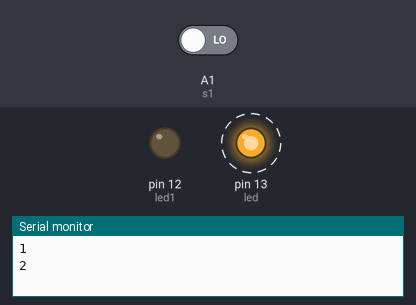
A sketch run on a simulated Arduino Uno, built with avr-gcc and run on an emulated ATmega328P. Parts: output pins drawn as LEDs (lit = HIGH), the last lines printed to the serial monitor. Dashed ring = blinking. The test bench sets the inputs (shaded band); at power-on: A1 (s1) LOW.

Above: at 1.2 s.
1.3 s: A1 (s1) driven HIGH
At 3.7 s:
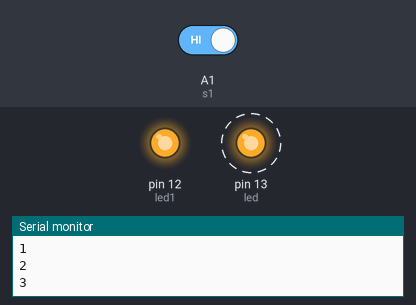
4.3 s: A1 (s1) driven LOW
At 6.8 s:
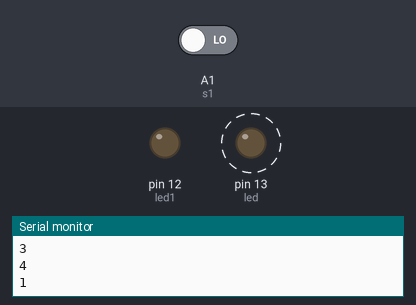
Timing chart, 0 to 13.3 s (numbered marks = the images above; inputs shaded):
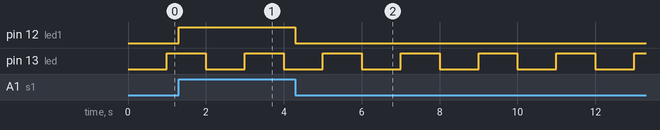

The sketch:

TimerEx1.ino
```cpp
#include <TimerOne.h>

#define led  13
#define led1 12
#define s1   A1

int tempoled = 0;

void timer1(void)
{
  ++tempoled;
  Serial.println(tempoled);
}

void setup() {
  pinMode(led, OUTPUT);
  pinMode(led1, OUTPUT);
  pinMode(s1,INPUT);

  Timer1.initialize(500000); //tempo de interrupção do timer
  Timer1.attachInterrupt(timer1);//liga interrupção do timer
  Serial.begin(9600);
}

void loop() {
    if (tempoled==2)
    {
      digitalWrite(led,HIGH);
    }
    if (tempoled==4)
    {
      digitalWrite(led,LOW);
      tempoled=0;
    }

    if (digitalRead(s1)==1)
      digitalWrite(led1,HIGH);
    else
      digitalWrite(led1,LOW);


}
```

Measured:
- after the input at 1.3 s, pin 12 (led1): LOW → HIGH at once
- after the input at 4.3 s, pin 12 (led1): HIGH → LOW at once
- by itself, pin 13 (led): alternates HIGH for 1.0 s and LOW for 1.0 s
